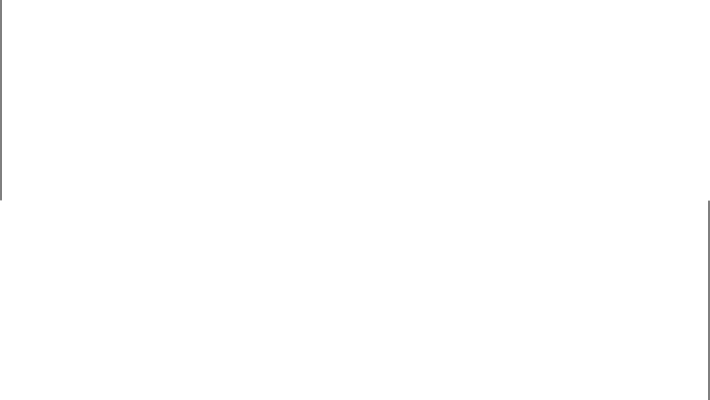
Frame 1 (no input)
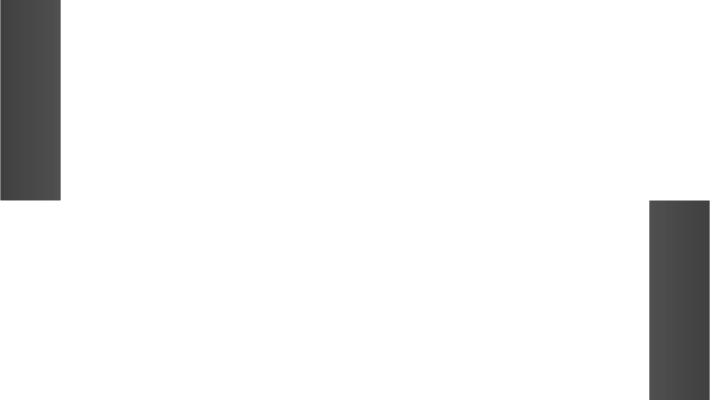
Frame 60 (no input)
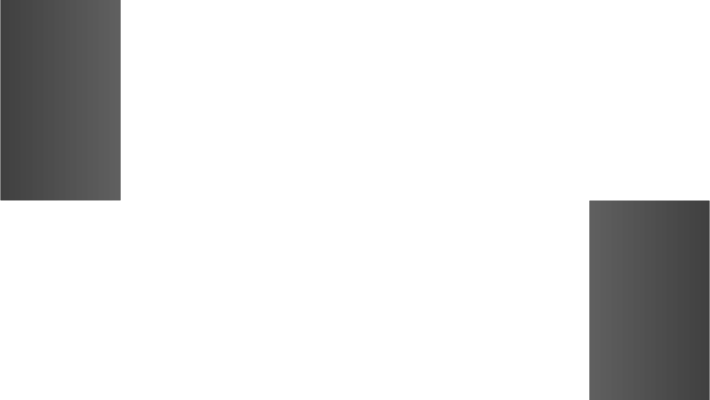
Frame 120 (the mouse pressed at the canvas centre since frame 60)

The p5.js sketch that drew these frames (run headless with seeded random() and noise() and a simulated clock; from frame 60 on, the mouse is pressed at the canvas centre):

// p5.js sketch
// ── sketch.js
let a;
let b;
let direction;

function setup() {
  createCanvas(710, 400);
  colorMode(RGB, width);
  a = 0;
  b = width;
  direction = true;
  frameRate(30);
}

function draw() {
  a++;
  if (a > width) {
    a = 0;
    direction = !direction;
  }
  if (direction === true) {
    stroke(a);
  } else {
    stroke(width - a);
  }
  line(a, 0, a, height / 2);

  b--;
  if (b < 0) {
    b = width;
  }
  if (direction == true) {
    stroke(width - b);
  } else {
    stroke(b);
  }
  line(b, height / 2 + 1, b, height);
}
